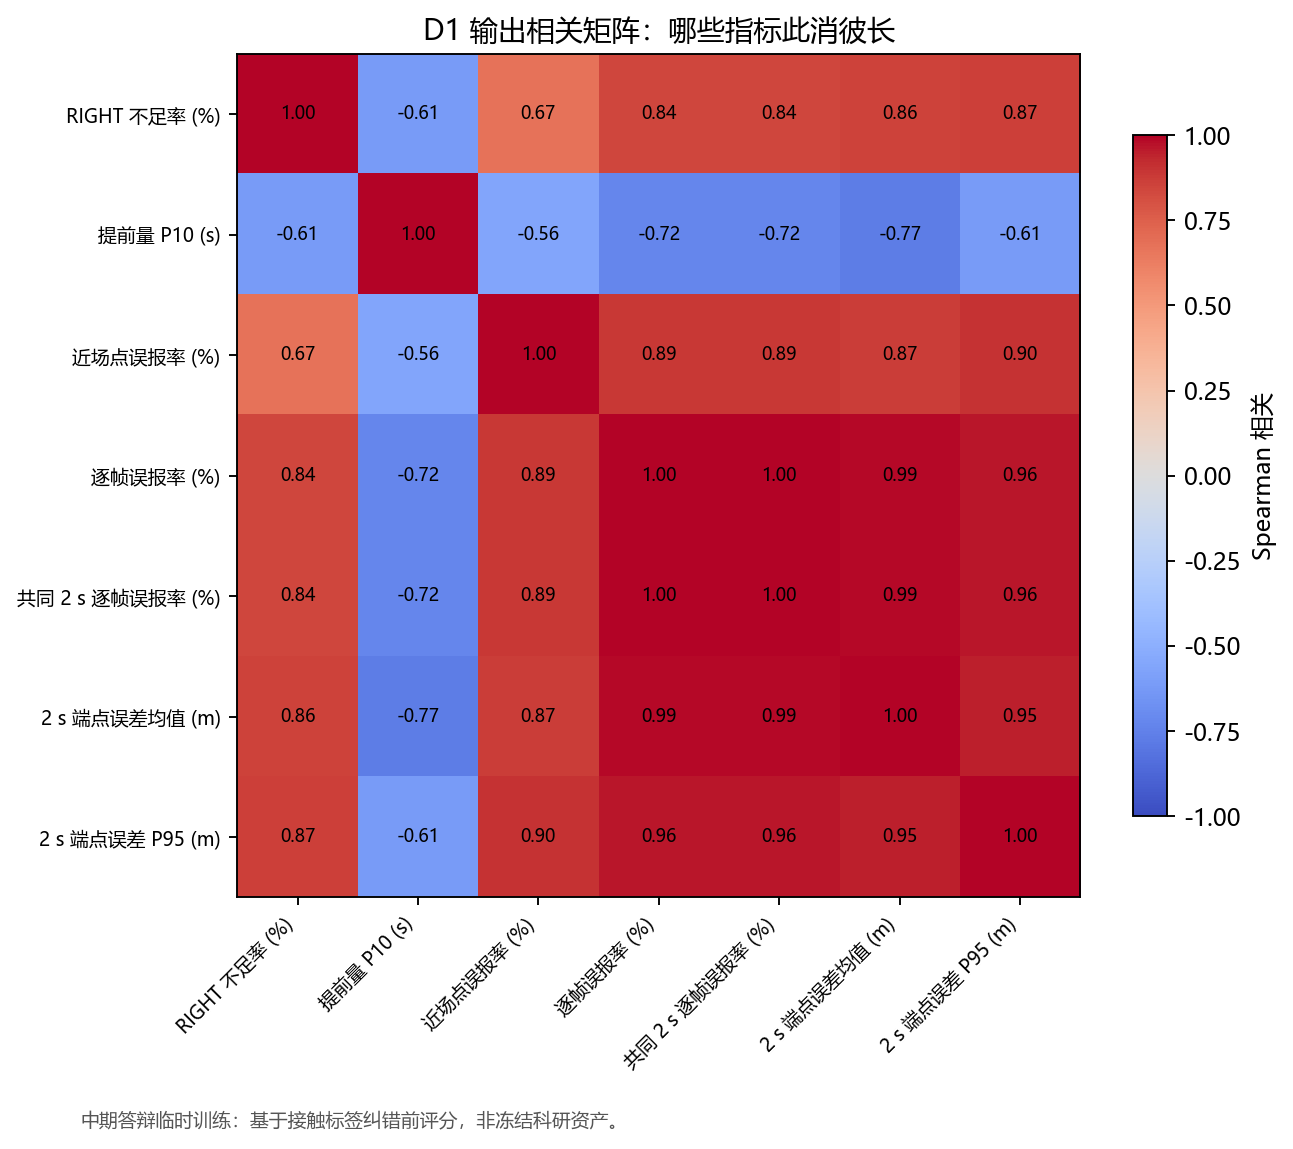

This chart was generated by the following Python code:
"""Tavotto entry: existing results only; no training, no simulation.
original_plot_code
"""
import sys
from pathlib import Path
LIBRARY=Path(__file__).resolve().parents[1]
SUPPORT=LIBRARY / "site-packages"
if str(SUPPORT) not in sys.path: sys.path.insert(0,str(SUPPORT))
from _support import draw

fig=draw('p0', '03_输出相关矩阵_D1')
fig.savefig(Path(__file__).parent / '03_输出相关矩阵_D1.pdf')
